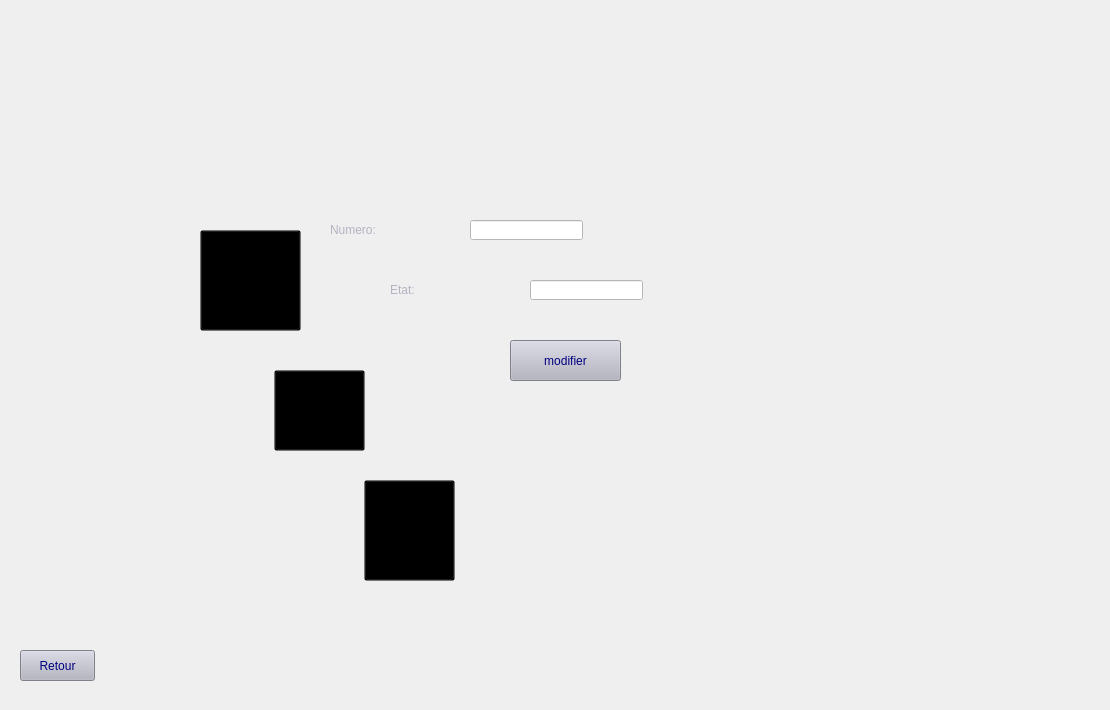
      <widget class="QWidget" name="modifierplace_5">
       <widget class="QLabel" name="label_9">
        <property name="geometry">
         <rect>
          <x>-10</x>
          <y>0</y>
          <width>1101</width>
          <height>701</height>
         </rect>
        </property>
        <property name="styleSheet">
         <string notr="true">/*background-image: url(:/photointegrationparking/gererzone.png);*/
background-image: url(:/1.png);</string>
        </property>
        <property name="text">
         <string/>
        </property>
       </widget>
       <widget class="QPushButton" name="supprimerplace_4">
        <property name="geometry">
         <rect>
          <x>364</x>
          <y>480</y>
          <width>91</width>
          <height>101</height>
         </rect>
        </property>
        <property name="styleSheet">
         <string notr="true">background-color: transparent;</string>
        </property>
        <property name="text">
         <string/>
        </property>
       </widget>
       <widget class="QPushButton" name="ajouterplace_5">
        <property name="geometry">
         <rect>
          <x>274</x>
          <y>370</y>
          <width>91</width>
          <height>81</height>
         </rect>
        </property>
        <property name="styleSheet">
         <string notr="true">background-color: transparent;</string>
        </property>
        <property name="text">
         <string/>
        </property>
       </widget>
       <widget class="QPushButton" name="afficherplace_4">
        <property name="geometry">
         <rect>
          <x>200</x>
          <y>230</y>
          <width>101</width>
          <height>101</height>
         </rect>
        </property>
        <property name="styleSheet">
         <string notr="true">background-color: transparent;</string>
        </property>
        <property name="text">
         <string/>
        </property>
       </widget>
       <widget class="QPushButton" name="pushButton_confirmermodification">
        <property name="geometry">
         <rect>
          <x>510</x>
          <y>340</y>
          <width>111</width>
          <height>41</height>
         </rect>
        </property>
        <property name="styleSheet">
         <string notr="true">#pushButton_confirmermodification{
	font: 18pt &quot;Bahnschrift&quot;;

	background-color: rgb(179, 179, 193);
	
	
	
	color: rgb(0, 0, 127);
	
;}


#pushButton_confirmermodification:hover{
;

	color: rgb(255, 255, 255);
	background-color: rgb(4, 44, 89);
	}</string>
        </property>
        <property name="text">
         <string>modifier</string>
        </property>
       </widget>
       <widget class="QLineEdit" name="lineEdit_numplace">
        <property name="geometry">
         <rect>
          <x>470</x>
          <y>220</y>
          <width>113</width>
          <height>20</height>
         </rect>
        </property>
        <property name="styleSheet">
         <string notr="true">#lineEdit_numplace{

background-color: rgb(255, 255, 255);
	
	color: rgb(4, 44, 89);
	
;}


#lineEdit_numplace:hover{
;

	color: rgb(255, 255, 255);
	background-color: rgb(4, 44, 89);
	}</string>
        </property>
       </widget>
       <widget class="QLineEdit" name="lineEdit_etatmodifier">
        <property name="geometry">
         <rect>
          <x>530</x>
          <y>280</y>
          <width>113</width>
          <height>20</height>
         </rect>
        </property>
        <property name="styleSheet">
         <string notr="true">#lineEdit_etatmodifier{

background-color: rgb(255, 255, 255);
	
	color: rgb(4, 44, 89);
	
;}


#lineEdit_etatmodifier:hover{
;

	color: rgb(255, 255, 255);
	background-color: rgb(4, 44, 89);
	}</string>
        </property>
       </widget>
       <widget class="QLabel" name="label_14">
        <property name="geometry">
         <rect>
          <x>330</x>
          <y>220</y>
          <width>131</width>
          <height>20</height>
         </rect>
        </property>
        <property name="styleSheet">
         <string notr="true">font: 18pt &quot;Arial&quot;;
color: rgb(179, 179, 193);
</string>
        </property>
        <property name="text">
         <string>Numero:</string>
        </property>
       </widget>
       <widget class="QLabel" name="label_15">
        <property name="geometry">
         <rect>
          <x>390</x>
          <y>280</y>
          <width>101</width>
          <height>20</height>
         </rect>
        </property>
        <property name="styleSheet">
         <string notr="true">font: 18pt &quot;Arial&quot;;
color: rgb(179, 179, 193);</string>
        </property>
        <property name="text">
         <string>Etat:</string>
        </property>
       </widget>
       <widget class="QPushButton" name="retour_6">
        <property name="geometry">
         <rect>
          <x>20</x>
          <y>650</y>
          <width>75</width>
          <height>31</height>
         </rect>
        </property>
        <property name="styleSheet">
         <string notr="true">#retour_6{
	font: 18pt &quot;Bahnschrift&quot;;

	background-color: rgb(179, 179, 193);
	
	
	
	color: rgb(0, 0, 127);
	
;}


#retour_6:hover{
;

	color: rgb(255, 255, 255);
	background-color: rgb(4, 44, 89);
	}</string>
        </property>
        <property name="text">
         <string>Retour</string>
        </property>
       </widget>
      </widget>
